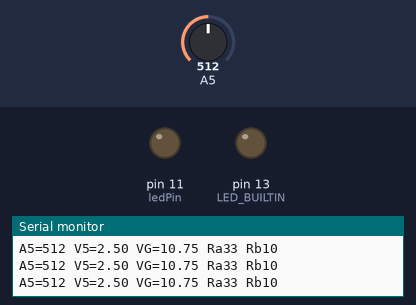
Bench run of a sketch on a simulated Arduino Uno, built with avr-gcc and run on an emulated ATmega328P. Parts: output pins drawn as LEDs (lit = HIGH), the last lines printed to the serial monitor. The inputs (shaded band) are chosen by the test bench; at power-on: A5 = 512.

Above: at 1.3 s.
1.4 s: A5 set to 573
2.9 s: A5 set to 599
At 3.8 s:
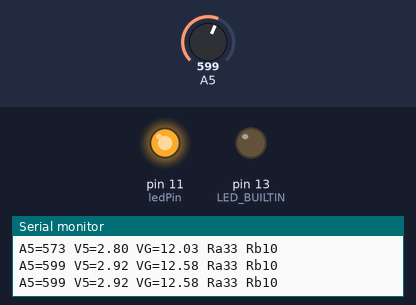
4.5 s: A5 set to 511
At 5.2 s:
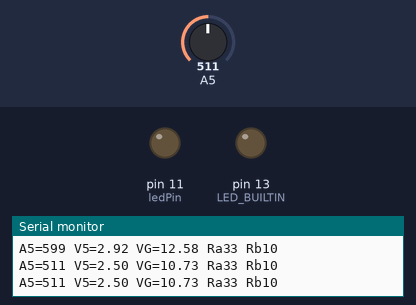
6.1 s: A5 set to 716
At 6.7 s:
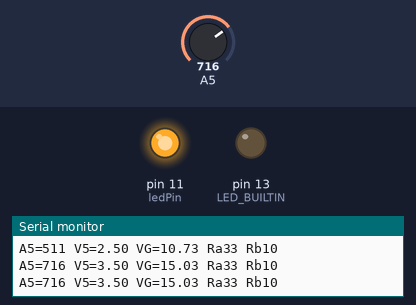
Timing chart, 0 to 8.7 s (numbered marks = the images above; inputs shaded):
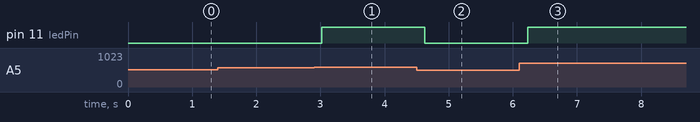

Measured:
- the behaviour switches between 585 and 586 on A5 (found by bisection; images 0 and 1)
- after the input at 2.9 s, pin 11 (ledPin): LOW → HIGH after 0.12 s
- after the input at 4.5 s, pin 11 (ledPin): HIGH → LOW after 0.13 s
- after the input at 6.1 s, pin 11 (ledPin): LOW → HIGH after 0.13 s

The sketch:

Schwellwert.ino
```cpp
int s1=585; // 585=12,8V bei Überschreiten ein
int s2=575; // 575=12,6V bei UNterschreiten wieder aus
int ledPin=11; //nano D11  uno z.b. 8


//--------------- Widerstände für Spannungsteiler zum Begrenzen
double R2=10; //10 MOhm braun schwarz blau
double R1=33; //33 MOhm orange orange blau
double calcTeiler=(R1+R2)/R2; // am  kleinere R2 wird der Spannungsabfall gemessen

double calc5=5.0/1024.0;

bool led=LOW;

// the setup routine runs once when you press reset:
void setup() {
  // initialize serial communication at 9600 bits per second:
  Serial.begin(9600);
  Serial.println();
  Serial.println("------------------------ Schwellwert Beginn ------------------------------");
  Serial.print("Analog In=A5 V5 Spannung am Ad Wandler 5, VG=Spoannung gesamt, SchaltPin=");
  Serial.println(ledPin);
  Serial.println("--------------------------------------------------------------------------");
  pinMode(ledPin, OUTPUT);
  pinMode(LED_BUILTIN, OUTPUT);
}

// the loop routine runs over and over again forever:
void loop() {

  int sensorValue = analogRead(A5);
  Serial.print("A5=");
  Serial.print(sensorValue);

  double volt5=sensorValue;
  volt5=volt5*calc5;
  Serial.print(" V5=");
  Serial.print(volt5);

  double voltTeiler=volt5*calcTeiler;
  Serial.print(" VG=");
  Serial.print(voltTeiler);

  Serial.print(" Ra");
  Serial.print(R1,0); //0 nachkommastellen
  Serial.print(" Rb");
  Serial.print(R2,0);


  Serial.println();

  if (sensorValue>s1)
  {
    digitalWrite(ledPin,HIGH);
  }

  if (sensorValue<s2)
  {
    digitalWrite(ledPin,LOW);
  }


  delay(400);        // delay in between reads for stability
}
```
